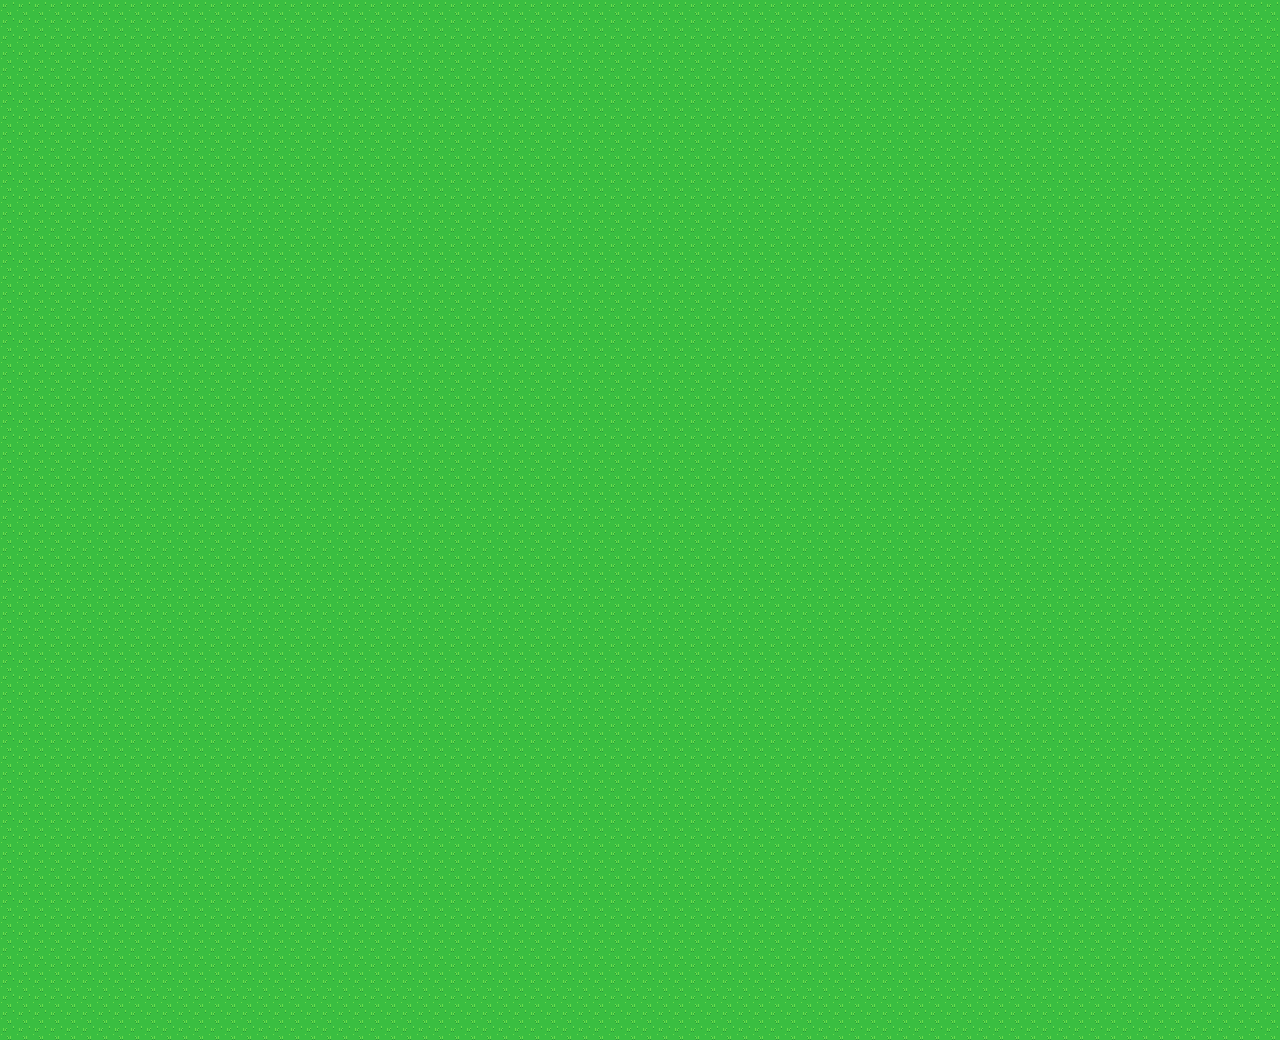

A 2D game scene composited from a Tiled map and its tileset images. What follows is a short description and the map's XML, with each tile layer's data collapsed to a summary:
An orthogonal 80x65 tile map with 16x16 px tiles, 4 tile layers (Back, Buildings, Front, AlwaysFront), 1 hidden layer not drawn.

<map version="1.10" tiledversion="1.11.2" orientation="orthogonal" renderorder="right-down" width="80" height="65" tilewidth="16" tileheight="16" infinite="0" nextlayerid="8" nextobjectid="1">
 <tileset firstgid="1" source="../tilesets/zelda/gfx/Overworld.tsx" />
  <layer id="1" name="Back" width="80" height="65">
   <data>[5200 cells, 5200 non-empty, 1 distinct tile ids]</data>
  </layer>
  <layer id="2" name="Buildings" width="80" height="65">
   <data>[5200 cells, 0 non-empty, 0 distinct tile ids]</data>
  </layer>
  <layer id="4" name="Paths" visible="0" width="80" height="65">
   <data>[5200 cells, 0 non-empty, 0 distinct tile ids]</data>
  </layer>
  <layer id="5" name="Front" width="80" height="65">
   <data>[5200 cells, 0 non-empty, 0 distinct tile ids]</data>
  </layer>
  <layer id="6" name="AlwaysFront" width="80" height="65">
   <data>[5200 cells, 0 non-empty, 0 distinct tile ids]</data>
  </layer>
 <objectgroup id="3" name="Locations" />
</map>
